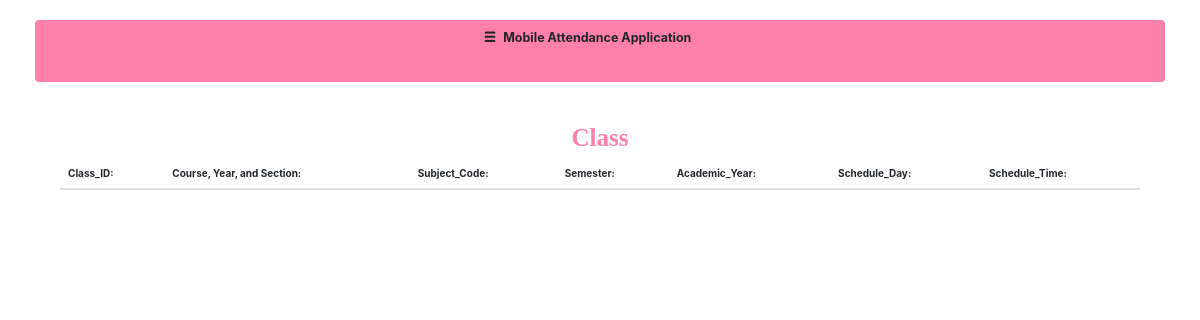
The page /home.php on the database as committed earlier.
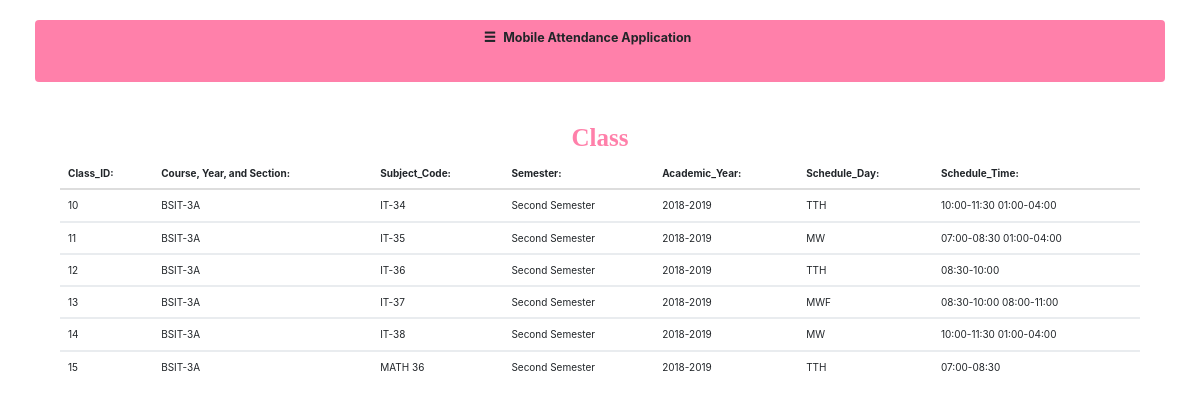
The same page on the database as committed later.
### tables this page shows
CREATE TABLE `class` (
  `class_id` int(11) NOT NULL,
  `section` varchar(20) DEFAULT NULL,
  `subject_code` varchar(20) DEFAULT NULL,
  `semester` varchar(16) DEFAULT NULL,
  `academic_year` char(9) DEFAULT NULL,
  `schedule_day` varchar(10) DEFAULT NULL,
  `schedule_time` varchar(25) DEFAULT NULL
);

### home.php (the view, shortened to what this page needs)
<?php
	if(isset($_POST['btn_search']))
	{
    $search = $_POST['search'];
		$query = "SELECT * FROM `class` WHERE CONCAT(`class_id`, `section`, `subject_code`, `semester`, `academic_year`, `schedule_day`, `schedule_time`) LIKE '%".$search."%'";
		$search_result = filterTable($query);
	}
	else {
		$query = "SELECT * FROM `class`";
		$search_result = filterTable($query);
	}
	function filterTable($query)
	{
		$connect = mysqli_connect("localhost", "root", "", "attendance");
		$filter_Result = mysqli_query($connect, $query);
		return $filter_Result;
	}
?>
<!DOCTYPE html>
<head>
	<link href="bootstrap-3.3.7/css/bootstrap.min.css" rel="stylesheet">
    <link href="css/phonebook.css" rel="stylesheet">
	<link rel="stylesheet" href="bootstrap/css/bootstrap.min.css">
</head>
<body>
    <div id="wrapper">
        <div id="page-content-wrapper">
            <div class="container-fluid">
				<nav class="navbar navbar-green">
					<div class="container-fluid">
					<div class="navbar-header">
							<a class="navbar-brand" onclick="openNav()"><span  class="glyphicon glyphicon-menu-hamburger"></span>&nbsp;&nbsp;<strong>Mobile Attendance Application</strong></a>
					</div>
					</div>
				</nav>
			</div>
        </div>
    </div>
	<div class="container">
			<center><h1><strong><font color="#ff80aa" face="Cooper Std Black">Class</font></strong></h1></center>
			<div class="container">
  <table class="table">
    <thead>
      <tr>
		<th>Class_ID:</th>
        <th>Course, Year, and Section:</th>
		<th>Subject_Code:</th>
		<th>Semester:</th>
        <th>Academic_Year:</th>
		<th>Schedule_Day:</th>
		<th>Schedule_Time:</th>
      </tr>
    </thead>
	<?php while($row = mysqli_fetch_array($search_result)):?>
    <tbody>
      <tr>
        <td><?php echo $row['class_id'];?></td>
		<td><?php echo $row['section'];?></td>
		<td><?php echo $row['subject_code'];?></td>
		<td><?php echo $row['semester'];?></td>
		<td><?php echo $row['academic_year'];?></td>
		<td><?php echo $row['schedule_day'];?></td>
		<td><?php echo $row['schedule_time'];?></td>
      </tr>
	  </tbody>
	  <?php endwhile;?>
	 </table>
	</div>
	</div>
</body>
</html>

### css/phonebook.css (style rules this page uses)
body { overflow-x: hidden; }
#wrapper { padding-left: 0; -webkit-transition: all 0.5s ease; -moz-transition: all 0.5s ease; -o-transition: all 0.5s ease; transition: all 0.5s ease; }
#page-content-wrapper { width: 100%; position: absolute; padding: 15px; }
@media (min-width:768px) { #wrapper { padding-left: 0; } }
@media (min-width:768px) { #page-content-wrapper { padding: 20px; position: relative; } }
.navbar-green { background-color: #ff80aa; }
.navbar-green a { color:white; }
.navbar-brand { cursor: pointer; }

Rows that differ between the two databases and show on the page:
added class: class_id "10", section "BSIT-3A", subject_code "IT-34", semester "Second Semester", academic_year "2018-2019", schedule_day "TTH", schedule_time "10:00-11:30 01:00-04:00"
added class: class_id "11", section "BSIT-3A", subject_code "IT-35", semester "Second Semester", academic_year "2018-2019", schedule_day "MW", schedule_time "07:00-08:30 01:00-04:00"
added class: class_id "12", section "BSIT-3A", subject_code "IT-36", semester "Second Semester", academic_year "2018-2019", schedule_day "TTH", schedule_time "08:30-10:00"
added class: class_id "13", section "BSIT-3A", subject_code "IT-37", semester "Second Semester", academic_year "2018-2019", schedule_day "MWF", schedule_time "08:30-10:00 08:00-11:00"
added class: class_id "14", section "BSIT-3A", subject_code "IT-38", semester "Second Semester", academic_year "2018-2019", schedule_day "MW", schedule_time "10:00-11:30 01:00-04:00"
added class: class_id "15", section "BSIT-3A", subject_code "MATH 36", semester "Second Semester", academic_year "2018-2019", schedule_day "TTH", schedule_time "07:00-08:30"
